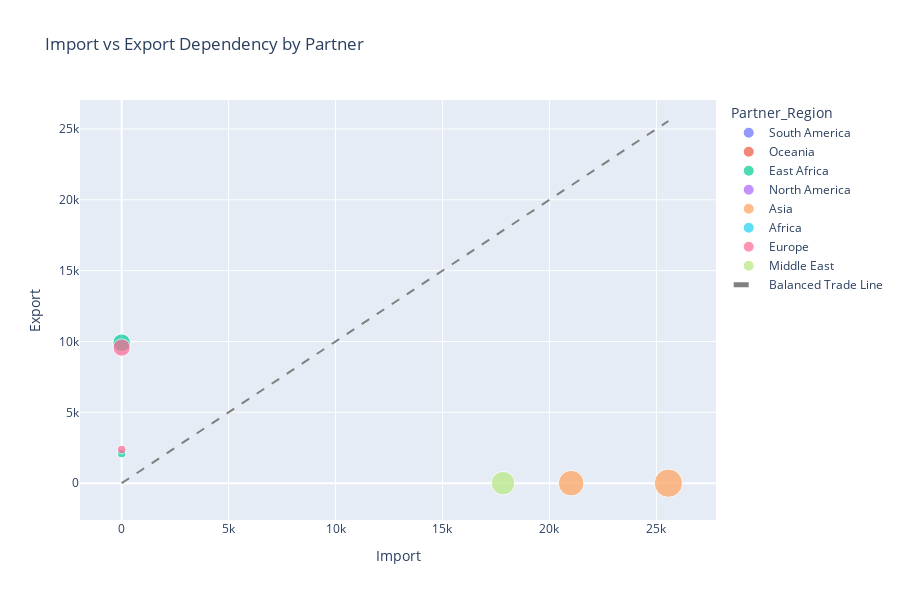

Notebook code for this chart:
### Markdown cell above
### 5. IMPORT VS EXPORT DEPENDENCY BUBBLE CHART

### Code cell
partner_trade = df.pivot_table(index='Partner_Country', columns='Trade_Type', 
                              values='Value_USD_Million', aggfunc='sum', fill_value=0).reset_index()
partner_trade['Total_Trade'] = partner_trade['Export'] + partner_trade['Import']
region_map = df[['Partner_Country', 'Partner_Region']].drop_duplicates()
partner_trade = partner_trade.merge(region_map, on='Partner_Country', how='left')

fig = px.scatter(partner_trade, x='Import', y='Export', size='Total_Trade', color='Partner_Region',
                hover_name='Partner_Country', title='Import vs Export Dependency by Partner', height=600)
# Add balanced trade line
max_val = max(partner_trade['Import'].max(), partner_trade['Export'].max())
fig.add_trace(go.Scatter(x=[0, max_val], y=[0, max_val], mode='lines', name='Balanced Trade Line',
                        line=dict(dash='dash', color='gray')))
fig.show()

### Figure 1 — Plotly figure (JSON) as saved in the notebook; plotly's stock layout.template omitted (floating-point values rounded to 4 significant figures)
{"data": [{"hovertemplate": "<b>%{hovertext}</b><br><br>Partner_Region=South America<br>Import=%{x}<br>Export=%{y}<br>Total_Trade=%{marker.size}<extra></extra>", "hovertext": ["Argentina", "Brazil"], "legendgroup": "South America", "marker": {"color": "#636efa", "size": [32.1, 29.4], "sizemode": "area", "sizeref": 63.91, "symbol": "circle"}, "mode": "markers", "name": "South America", "orientation": "v", "showlegend": true, "type": "scatter", "x": [32.1, 29.4], "xaxis": "x", "y": [0.0, 0.0], "yaxis": "y"}, {"hovertemplate": "<b>%{hovertext}</b><br><br>Partner_Region=Oceania<br>Import=%{x}<br>Export=%{y}<br>Total_Trade=%{marker.size}<extra></extra>", "hovertext": ["Australia", "New Zealand"], "legendgroup": "Oceania", "marker": {"color": "#EF553B", "size": [34.8, 28.6], "sizemode": "area", "sizeref": 63.91, "symbol": "circle"}, "mode": "markers", "name": "Oceania", "orientation": "v", "showlegend": true, "type": "scatter", "x": [34.8, 28.6], "xaxis": "x", "y": [0.0, 0.0], "yaxis": "y"}, {"hovertemplate": "<b>%{hovertext}</b><br><br>Partner_Region=East Africa<br>Import=%{x}<br>Export=%{y}<br>Total_Trade=%{marker.size}<extra></extra>", "hovertext": ["Burundi", "Djibouti", "Ethiopia", "Rwanda", "Somalia", "South Sudan", "Tanzania", "Uganda"], "legendgroup": "East Africa", "marker": {"color": "#00cc96", "size": [16.9, 19.8, 38.7, 25.4, 14.3, 24.6, 2080.0, 9914.0], "sizemode": "area", "sizeref": 63.91, "symbol": "circle"}, "mode": "markers", "name": "East Africa", "orientation": "v", "showlegend": true, "type": "scatter", "x": [0.0, 0.0, 0.0, 0.0, 0.0, 0.0, 0.0, 0.0], "xaxis": "x", "y": [16.9, 19.8, 38.7, 25.4, 14.3, 24.6, 2080.0, 9914.0], "yaxis": "y"}, {"hovertemplate": "<b>%{hovertext}</b><br><br>Partner_Region=North America<br>Import=%{x}<br>Export=%{y}<br>Total_Trade=%{marker.size}<extra></extra>", "hovertext": ["Canada"], "legendgroup": "North America", "marker": {"color": "#ab63fa", "size": [67.4], "sizemode": "area", "sizeref": 63.91, "symbol": "circle"}, "mode": "markers", "name": "North America", "orientation": "v", "showlegend": true, "type": "scatter", "x": [67.4], "xaxis": "x", "y": [0.0], "yaxis": "y"}, {"hovertemplate": "<b>%{hovertext}</b><br><br>Partner_Region=Asia<br>Import=%{x}<br>Export=%{y}<br>Total_Trade=%{marker.size}<extra></extra>", "hovertext": ["China", "India", "Indonesia", "Japan", "Malaysia", "Pakistan", "South Korea", "Thailand", "Vietnam"], "legendgroup": "Asia", "marker": {"color": "#FFA15A", "size": [25560.0, 21020.0, 41.7, 78.9, 67.8, 12.4, 45.2, 22.1, 28.4], "sizemode": "area", "sizeref": 63.91, "symbol": "circle"}, "mode": "markers", "name": "Asia", "orientation": "v", "showlegend": true, "type": "scatter", "x": [25560.0, 21020.0, 41.7, 78.9, 67.8, 0.0, 45.2, 22.1, 28.4], "xaxis": "x", "y": [0.0, 0.0, 0.0, 0.0, 0.0, 12.4, 0.0, 0.0, 0.0], "yaxis": "y"}, {"hovertemplate": "<b>%{hovertext}</b><br><br>Partner_Region=Africa<br>Import=%{x}<br>Export=%{y}<br>Total_Trade=%{marker.size}<extra></extra>", "hovertext": ["DRC", "Egypt", "Madagascar", "Malawi", "Mozambique", "Sudan", "Zambia"], "legendgroup": "Africa", "marker": {"color": "#19d3f3", "size": [31.8, 8.9, 23.7, 28.9, 21.4, 18.7, 42.1], "sizemode": "area", "sizeref": 63.91, "symbol": "circle"}, "mode": "markers", "name": "Africa", "orientation": "v", "showlegend": true, "type": "scatter", "x": [0.0, 0.0, 0.0, 0.0, 0.0, 0.0, 0.0], "xaxis": "x", "y": [31.8, 8.9, 23.7, 28.9, 21.4, 18.7, 42.1], "yaxis": "y"}, {"hovertemplate": "<b>%{hovertext}</b><br><br>Partner_Region=Europe<br>Import=%{x}<br>Export=%{y}<br>Total_Trade=%{marker.size}<extra></extra>", "hovertext": ["Germany", "Netherlands", "Russia", "Turkey", "United Kingdom"], "legendgroup": "Europe", "marker": {"color": "#FF6692", "size": [50.3, 9573.0, 45.6, 52.3, 2373.0], "sizemode": "area", "sizeref": 63.91, "symbol": "circle"}, "mode": "markers", "name": "Europe", "orientation": "v", "showlegend": true, "type": "scatter", "x": [34.7, 0.0, 45.6, 52.3, 0.0], "xaxis": "x", "y": [15.6, 9573.0, 0.0, 0.0, 2373.0], "yaxis": "y"}, {"hovertemplate": "<b>%{hovertext}</b><br><br>Partner_Region=Middle East<br>Import=%{x}<br>Export=%{y}<br>Total_Trade=%{marker.size}<extra></extra>", "hovertext": ["Saudi Arabia", "UAE"], "legendgroup": "Middle East", "marker": {"color": "#B6E880", "size": [89.3, 17830.0], "sizemode": "area", "sizeref": 63.91, "symbol": "circle"}, "mode": "markers", "name": "Middle East", "orientation": "v", "showlegend": true, "type": "scatter", "x": [89.3, 17830.0], "xaxis": "x", "y": [0.0, 0.0], "yaxis": "y"}, {"line": {"color": "gray", "dash": "dash"}, "mode": "lines", "name": "Balanced Trade Line", "type": "scatter", "x": [0, 25562], "y": [0, 25562]}], "layout": {"height": 600, "legend": {"itemsizing": "constant", "title": {"text": "Partner_Region"}, "tracegroupgap": 0}, "title": {"text": "Import vs Export Dependency by Partner"}, "xaxis": {"anchor": "y", "domain": [0, 1], "title": {"text": "Import"}}, "yaxis": {"anchor": "x", "domain": [0, 1], "title": {"text": "Export"}}}}
